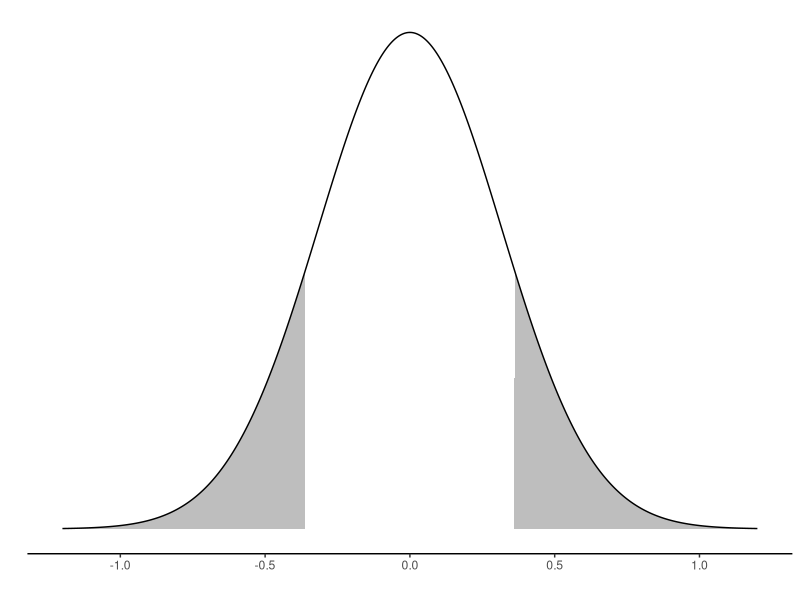
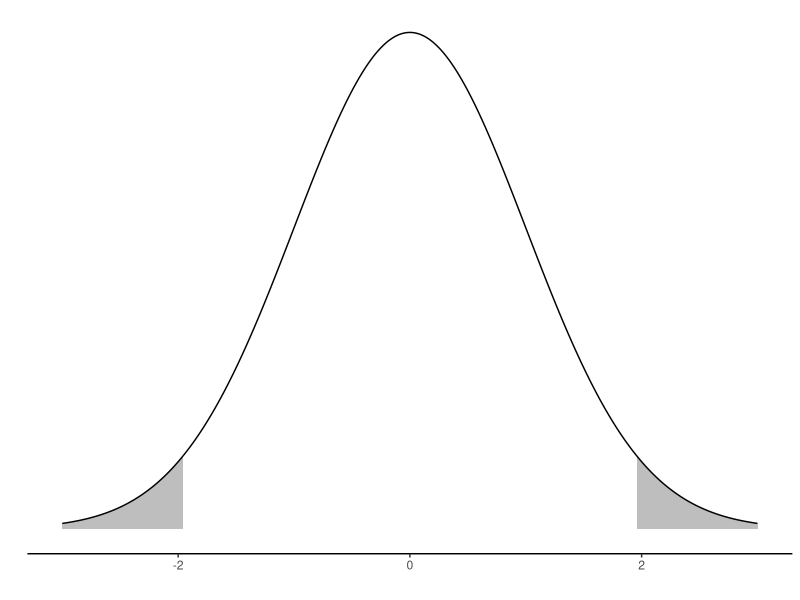
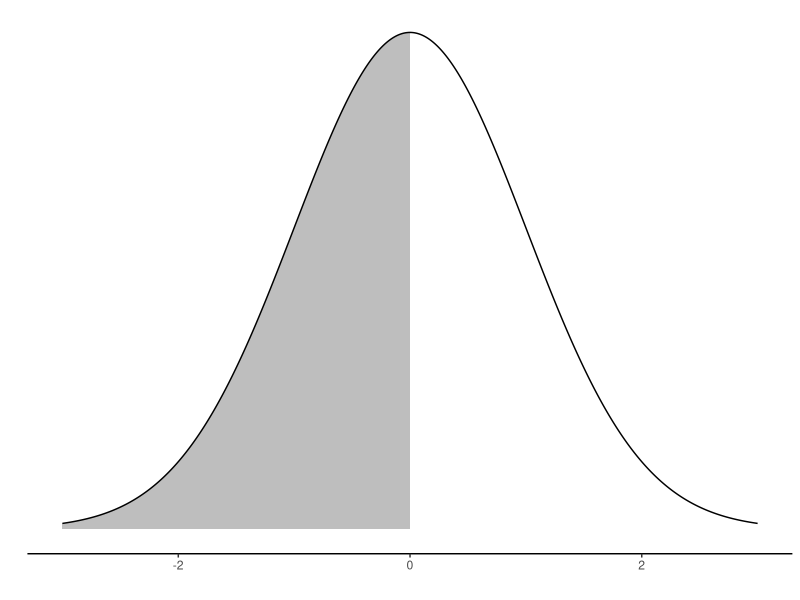
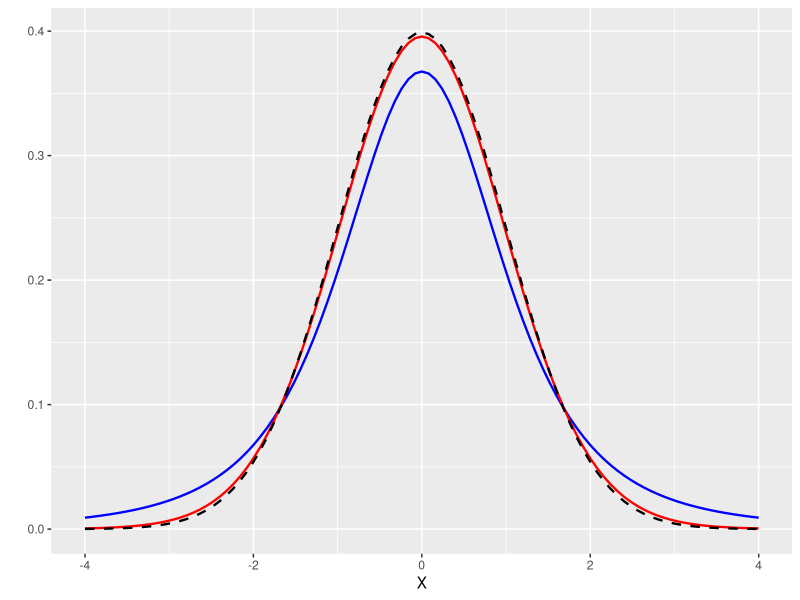
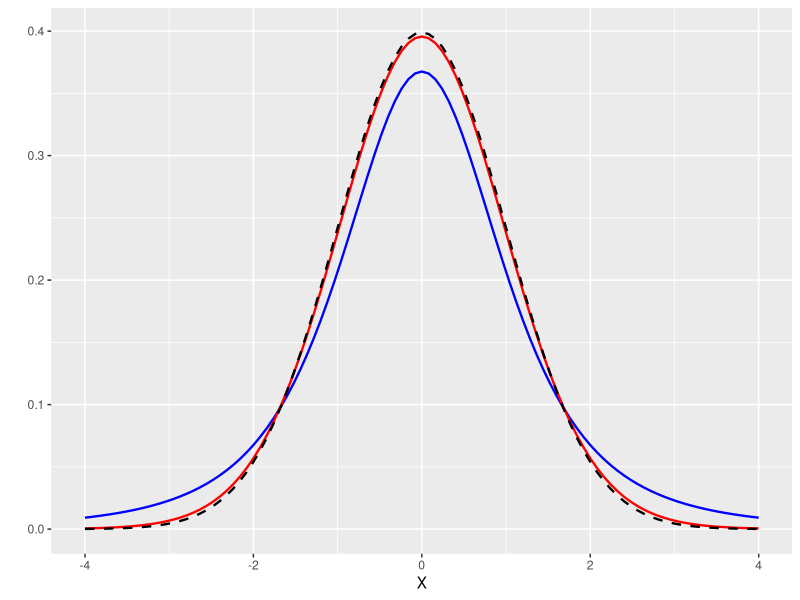

These figures' R source, in order:
library(tidyverse)

pnorm(-0.36, mean = 0, sd = sqrt(0.10))*2

-0.36/sqrt(0.10)

-0.36-1.96*sqrt(0.10)
-0.36+1.96*sqrt(0.10)

-0.36/sqrt(0.10)


x <- seq(from=-1.2,to=1.2,length.out=1000)
f <- dnorm(x, mean = 0, sd = sqrt(0.10))
nframe <- data.frame(x=x,y=f)

# line <- qnorm(-0.36, mean = 0, sd = sqrt(0.10))

nframep <- filter(nframe, nframe$x < -0.36 | nframe$x > 0.36)

nframe1 <- subset(nframe, nframe$x < -0.36)


# ggplot(nframe, aes(x=x,y=y)) + 
#   geom_line() +
#   geom_area(data = subset(nframe, nframe$x < -0.36), aes(x = x, y = y), fill="gray") +
#   geom_area(data = subset(nframe, nframe$x > 0.36), aes(x = x, y = y), fill="gray")
#   



ggplot(nframe, aes(x=x,y=y)) + 
  geom_area(data = subset(nframe, nframe$x < -0.36), aes(x = x, y = y), fill="gray") +
  geom_area(data = subset(nframe, nframe$x > 0.36), aes(x = x, y = y), fill="gray") +
  geom_line() +
  theme_classic() +
  ylab("") + xlab("") + 
  guides(y = "none")


x <- seq(from=-3,to=3,length.out=1000)
f <- dnorm(x, mean = 0, sd = 1)
nframe <- data.frame(x=x,y=f)

ggplot(nframe, aes(x=x,y=y)) + 
  geom_area(data = subset(nframe, nframe$x < -1.96), aes(x = x, y = y), fill="gray") +
  geom_area(data = subset(nframe, nframe$x > 1.96), aes(x = x, y = y), fill="gray") +
  geom_line() +
  theme_classic() +
  ylab("") + xlab("") + 
  guides(y = "none")


ggplot(nframe, aes(x=x,y=y)) + 
  geom_area(data = subset(nframe, nframe$x < 0), aes(x = x, y = y), fill="gray") +
  geom_line() +
  theme_classic() +
  ylab("") + xlab("") + 
  guides(y = "none")



p <- ggplot(data=data.frame(X=c(-4,4)), aes(x=X))
p <- p + stat_function(fun=dt, args=list(df = 3), color = "blue", linewidth = .8)
p <- p + stat_function(fun=dt, args=list(df = 30), color = "red", linewidth = .8)
p <- p + stat_function(fun=dnorm, color = "black", linetype="dashed", linewidth = .8)

p + ylab("") + labs(color="確率分布")  + labs(color="確率分布")


p + ylab("") + labs(color="確率分布") + scale_fill_discrete(breaks = c("N(0,1)","t(30)", "t(10)", "t(3)"))
